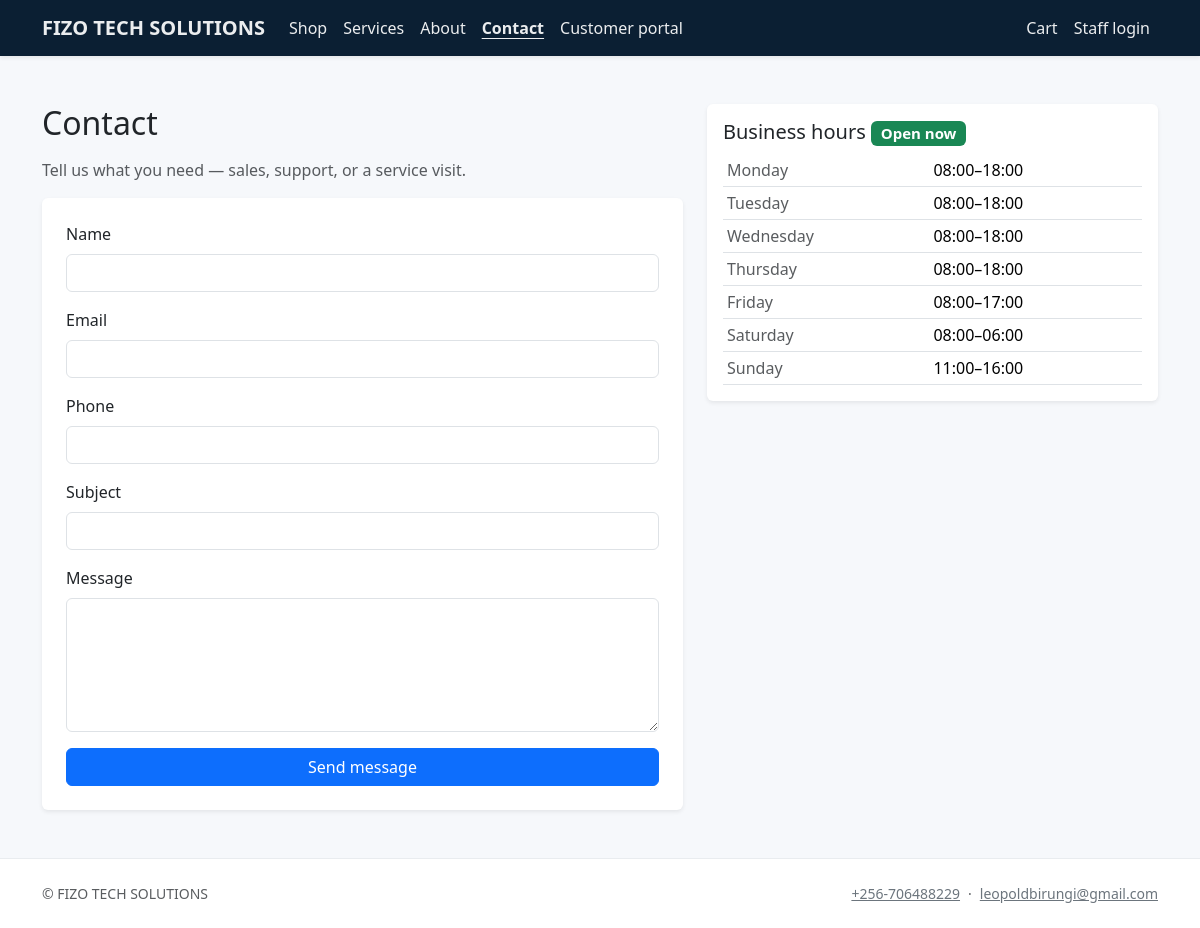
Page /contact/ on the committed database.
### core/models.py (models this page shows, shortened)
class CompanySettings(models.Model):
    company_name = models.CharField(max_length=200, default="ALLTECH")
    legal_name = models.CharField(max_length=200, blank=True)
    tagline = models.CharField(max_length=300, blank=True)
    email = models.EmailField(blank=True)
    phone = models.CharField(max_length=64, blank=True)
    website = models.URLField(blank=True)
    address_line = models.CharField(max_length=255, blank=True)
    city = models.CharField(max_length=120, blank=True)
    region = models.CharField(max_length=120, blank=True)
    postal_code = models.CharField(max_length=32, blank=True)
    country = models.CharField(max_length=120, blank=True)
    tax_id = models.CharField(max_length=64, blank=True, verbose_name="Tax / VAT ID")
    bank_details = models.TextField(blank=True, help_text="Shown on invoices / proformas.")
    default_tax_rate = models.DecimalField(
        max_digits=5, decimal_places=2, default=0, help_text="Percentage, e.g. 15.00"
    )
    currency_code = models.CharField(max_length=8, default="UGX")
    logo = models.ImageField(upload_to="company/", blank=True, null=True)
    sla_low_hours = models.PositiveIntegerField(
        default=168, help_text="SLA target (hours) for Low priority work — default 1 week."
    )
    sla_normal_hours = models.PositiveIntegerField(
        default=72, help_text="SLA target (hours) for Normal priority — default 3 days."
    )
    sla_high_hours = models.PositiveIntegerField(
        default=24, help_text="SLA target (hours) for High priority — default 24h."
    )
    sla_urgent_hours = models.PositiveIntegerField(
        default=8, help_text="SLA target (hours) for Urgent priority — default 8h."
    )
    class Meta:
        verbose_name = "Company settings"
        verbose_name_plural = "Company settings"
    @classmethod
    def load(cls) -> "CompanySettings":
        obj, _ = cls.objects.get_or_create(pk=1)
        return obj

class BusinessHours(models.Model):
    DAYS = [
        (0, "Monday"),
        (1, "Tuesday"),
        (2, "Wednesday"),
        (3, "Thursday"),
        (4, "Friday"),
        (5, "Saturday"),
        (6, "Sunday"),
    ]
    weekday = models.PositiveSmallIntegerField(choices=DAYS, unique=True)
    is_open = models.BooleanField(default=True)
    open_time = models.TimeField(null=True, blank=True)
    close_time = models.TimeField(null=True, blank=True)
    note = models.CharField(max_length=160, blank=True)
    class Meta:
        ordering = ["weekday"]
        verbose_name = "Business hours"
        verbose_name_plural = "Business hours"
    @property
    def display_hours(self) -> str:
        if not self.is_open or not self.open_time or not self.close_time:
            return "Closed"
        return f"{self.open_time.strftime('%H:%M')}–{self.close_time.strftime('%H:%M')}"

### core/views.py (the view)
# urls.py: path("contact/", views.contact_view, name="contact"),
def contact_view(request):
    from core.models import hours_summary, is_open_now
    if request.method == "POST":
        form = ContactForm(request.POST)
        if form.is_valid():
            form.save()
            messages.success(request, "Thanks — we will get back to you shortly.")
            return redirect("contact")
    else:
        form = ContactForm()
    return render(
        request,
        "core/contact.html",
        {
            "form": form,
            "business_hours": hours_summary(),
            "is_open_now": is_open_now(),
        },
    )

### core/forms.py
class ContactForm(forms.ModelForm):
    class Meta:
        model = ContactMessage
        fields = ("name", "email", "phone", "subject", "message")
        widgets = {
            "name": forms.TextInput(attrs={"class": "form-control"}),
            "email": forms.EmailInput(attrs={"class": "form-control"}),
            "phone": forms.TextInput(attrs={"class": "form-control"}),
            "subject": forms.TextInput(attrs={"class": "form-control"}),
            "message": forms.Textarea(attrs={"rows": 5, "class": "form-control"}),
        }

### commerce/cart.py (called while the page is built, shortened)
def _cart_dict(session: dict[str, Any]) -> dict[str, int]:
    raw = session.get(CART_SESSION_KEY)
    if not isinstance(raw, dict):
        return {}

def cart_item_count(session) -> int:
    return sum(_cart_dict(session).values())

### commerce/context_processors.py (called while the page is built)
def cart_summary(request):
    return {"cart_item_count": cart_mod.cart_item_count(request.session)}

### core/context_processors.py (called while the page is built)
def company(request):
    m = getattr(request, "resolver_match", None)
    url_name = getattr(m, "url_name", "") or ""
    ctx = {
        "company": CompanySettings.load(),
        "resolve_url_name": url_name,
    }
    user = getattr(request, "user", None)
    if user is not None and user.is_authenticated and user.is_staff:
        ctx["staff_unread_notifications"] = StaffNotification.objects.filter(
            recipient=user, is_read=False
        ).count()
    else:
        ctx["staff_unread_notifications"] = 0
    return ctx

### core/models.py (called while the page is built)
def is_open_now() -> bool:
    now = timezone.localtime()
    row = BusinessHours.objects.filter(weekday=now.weekday()).first()
    if not row or not row.is_open or not row.open_time or not row.close_time:
        return False
    cur = now.time().replace(microsecond=0)
    return row.open_time <= cur <= row.close_time

def hours_summary():
    existing = {h.weekday: h for h in BusinessHours.objects.all()}
    rows = []
    for wd, label in BusinessHours.DAYS:
        rows.append(
            existing.get(wd)
            or BusinessHours(weekday=wd, is_open=False, note="")
        )
    return rows

### templates/core/contact.html (shortened to what this page needs)
{% extends "base.html" %}
{% block content %}
<div class="container py-5">
  <div class="row g-4">
    <div class="col-lg-7">
      <h1 class="h2 mb-3">Contact</h1>
      <p class="text-muted">Tell us what you need — sales, support, or a service visit.</p>
      <form method="post" class="card shadow-sm border-0 p-4">
        {% for field in form %}
        <div class="mb-3">
          <label class="form-label" for="{{ field.id_for_label }}">{{ field.label }}</label>
          {{ field }}
        </div>
        {% endfor %}
        <button type="submit" class="btn btn-primary">Send message</button>
      </form>
    </div>
    <div class="col-lg-5">
      <div class="card border-0 shadow-sm">
        <div class="card-body">
          <h2 class="h5 mb-2">
            Business hours
            {% if is_open_now %}
            <span class="badge bg-success">Open now</span>
            {% else %}
            <span class="badge bg-secondary">Closed</span>
            {% endif %}
          </h2>
          <table class="table table-sm mb-0">
            <tbody>
              {% for h in business_hours %}
              <tr>
                <td class="text-muted">{{ h.get_weekday_display }}</td>
                <td>{{ h.display_hours }}{% if h.note %} <span class="small text-muted">— {{ h.note }}</span>{% endif %}</td>
              </tr>
              {% endfor %}
            </tbody>
          </table>
        </div>
      </div>
    </div>
  </div>
</div>
{% endblock %}

### templates/base.html (shortened to what this page needs)
{% load static %}
<!DOCTYPE html>
<html lang="en">
<head>
  <link href="https://cdn.jsdelivr.net/npm/bootstrap@5.3.3/dist/css/bootstrap.min.css" rel="stylesheet">
  <link href="https://cdn.jsdelivr.net/npm/bootstrap-icons@1.11.3/font/bootstrap-icons.min.css" rel="stylesheet">
  <link href="{% static 'css/site.css' %}" rel="stylesheet">
</head>
<body class="d-flex flex-column min-vh-100 site-body">
  <header>
  {% with u=resolve_url_name %}
  <nav class="navbar navbar-expand-lg navbar-dark site-navbar shadow-sm sticky-top" aria-label="Main navigation">
    <div class="container">
      <a class="navbar-brand fw-semibold" href="{% url 'home' %}">{{ company.company_name }}</a>
      <div class="collapse navbar-collapse" id="navMain">
        <ul class="navbar-nav me-auto mb-2 mb-lg-0">
          <li class="nav-item"><a class="nav-link" href="{% url 'product_list' %}" >Shop</a></li>
          <li class="nav-item"><a class="nav-link" href="{% url 'product_list' %}?kind=service" >Services</a></li>
          <li class="nav-item"><a class="nav-link" href="{% url 'about' %}" {% if u == 'about' %}aria-current="page"{% endif %}>About</a></li>
          <li class="nav-item"><a class="nav-link" href="{% url 'contact' %}" {% if u == 'contact' %}aria-current="page"{% endif %}>Contact</a></li>
          <li class="nav-item"><a class="nav-link" href="{% if user.is_authenticated %}{% url 'portal_home' %}{% else %}{% url 'portal_login' %}{% endif %}" {% if 'portal_' in u %}aria-current="page"{% endif %}>Customer portal</a></li>
        </ul>
        <ul class="navbar-nav ms-auto">
          <li class="nav-item">
            <a class="nav-link" href="{% url 'cart' %}" {% if u == 'cart' or u == 'checkout' %}aria-current="page"{% endif %} {% if cart_item_count %}aria-label="Shopping cart, {{ cart_item_count }} items"{% else %}aria-label="Shopping cart"{% endif %}>Cart
            </a>
          </li>
          {% if user.is_authenticated %}
          <li class="nav-item"><span class="nav-link disabled small" aria-hidden="true">{{ user.get_username }}</span><span class="visually-hidden">Signed in as {{ user.get_username }}</span></li>
          <li class="nav-item">
            <form method="post" action="{% url 'logout' %}" class="d-inline">
              {% csrf_token %}
              <button type="submit" class="nav-link bg-transparent border-0 text-start w-100 py-2" aria-label="Log out {{ user.get_username }}">Log out</button>
            </form>
          </li>
          {% else %}
          <li class="nav-item"><a class="nav-link" href="{% url 'login' %}" {% if u == 'login' %}aria-current="page"{% endif %}>Staff login</a></li>
          {% endif %}
        </ul>
      </div>
    </div>
  </nav>
  {% endwith %}
  </header>
  <main id="main-content" class="flex-grow-1 site-main">
    {% block content %}{% endblock %}
  </main>
  <footer class="footer-site py-4 mt-auto d-none d-lg-block">
    <div class="container small text-muted d-flex flex-wrap justify-content-between gap-2 align-items-center">
      <span>&copy; {{ company.company_name }}</span>
      <span class="d-flex flex-wrap gap-2 align-items-center">
        {% if company.phone %}<a class="link-secondary text-decoration-underline" href="tel:{{ company.phone|cut:' ' }}">{{ company.phone }}</a>{% endif %}
        {% if company.phone and company.email %}<span aria-hidden="true">·</span>{% endif %}
        {% if company.email %}<a class="link-secondary text-decoration-underline" href="mailto:{{ company.email }}">{{ company.email }}</a>{% endif %}
      </span>
    </div>
  </footer>
</body>
</html>

### static/css/site.css (style rules this page uses)
:root { --at-navy: #0b1f33; --at-accent: #0d6efd; --at-muted: #6c757d; --at-tabbar-h: 3.5rem; --at-tabbar-more: 5.5rem; }
body { font-family: "Segoe UI", system-ui, -apple-system, sans-serif; color: #212529; background: #f6f8fb; }
.site-navbar { background: var(--at-navy) !important; }
.site-navbar .nav-link, .site-navbar .navbar-brand { color: rgba(255, 255, 255, 0.92) !important; }
.site-navbar .nav-link[aria-current="page"] { font-weight: 600; text-decoration: underline; text-underline-offset: 0.25rem; }
.footer-site { background: #fff; border-top: 1px solid #e9ecef; margin-top: 3rem; }
@media (min-width: 992px) { .site-main { padding-bottom: 0 !important; } }

### rows in the picture
CompanySettings: company_name "FIZO TECH SOLUTIONS", phone "+256-706488229", email "leopoldbirungi@gmail.com"
BusinessHours: weekday "Monday", display_hours "08:00–18:00"
BusinessHours: weekday "Tuesday", display_hours "08:00–18:00"
BusinessHours: weekday "Wednesday", display_hours "08:00–18:00"
BusinessHours: weekday "Thursday", display_hours "08:00–18:00"
BusinessHours: weekday "Friday", display_hours "08:00–17:00"
BusinessHours: weekday "Saturday", display_hours "08:00–06:00"
BusinessHours: weekday "Sunday", display_hours "11:00–16:00"

### other values in the picture
{{ field.label }} "Name" "Email" "Phone" "Subject" "Message"
